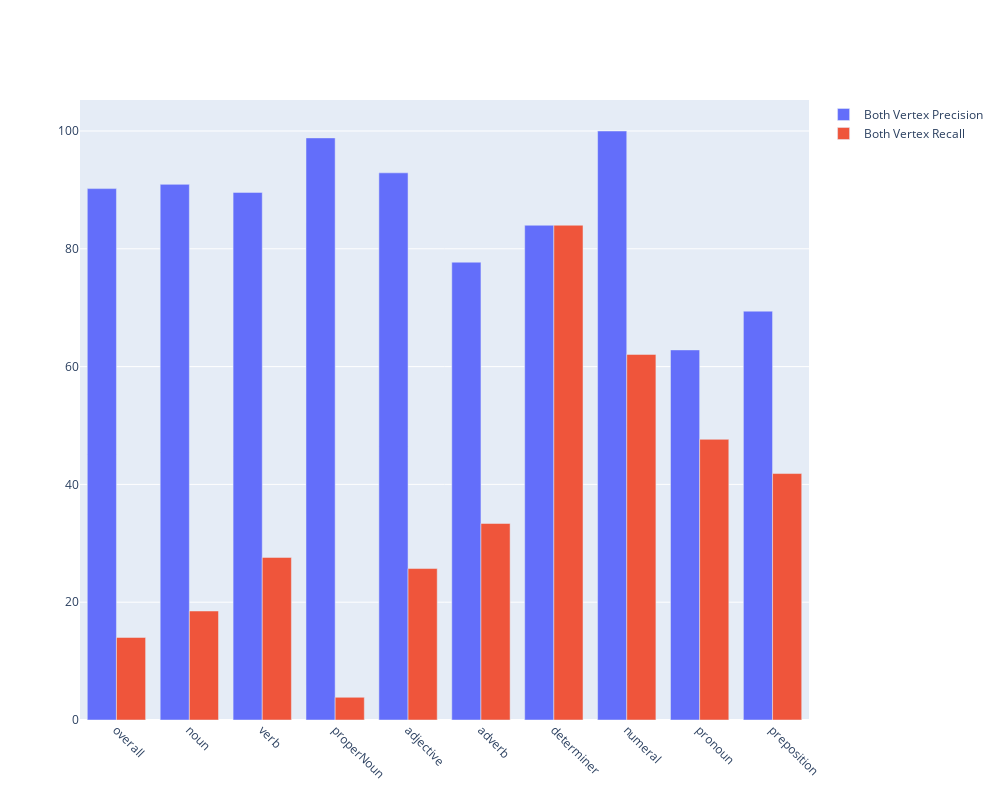
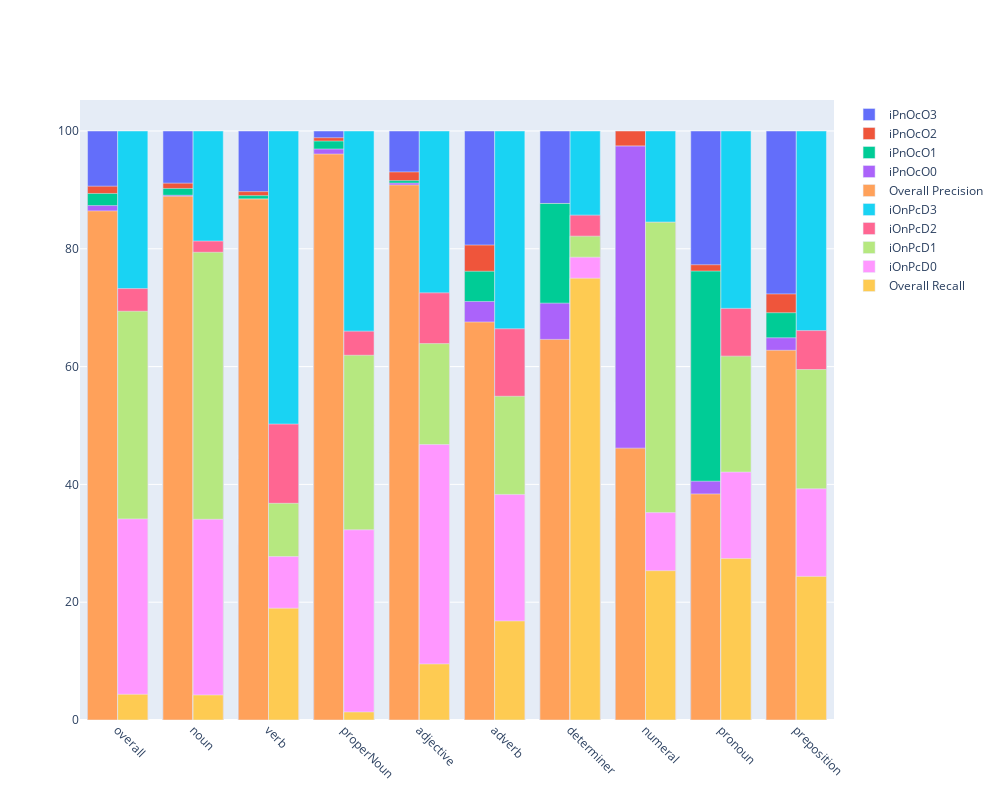

Notebook source saved alongside these figures, in order:
### Code cell
metrics = getRaw("fr-ca")
bvP, bvR, ipnoco, ionpcd = compute(metrics)
plot2in2(bvP, bvR, ipnoco, ionpcd)

### Figure 1 — Plotly figure (JSON) as saved in the notebook; plotly's stock layout.template omitted (floating-point values rounded to 4 significant figures)
{"data": [{"base": 0, "name": "Both Vertex Precision", "offset": -0.4, "type": "bar", "width": 0.4, "x": ["overall", "noun", "verb", "properNoun", "adjective", "adverb", "determiner", "numeral", "pronoun", "preposition"], "y": [90.22, 90.94, 89.58, 98.83, 92.9, 77.73, 84, 100, 62.83, 69.41]}, {"base": 0, "name": "Both Vertex Recall", "offset": 0, "type": "bar", "width": 0.4, "x": ["overall", "noun", "verb", "properNoun", "adjective", "adverb", "determiner", "numeral", "pronoun", "preposition"], "y": [14.01, 18.51, 27.61, 3.859, 25.72, 33.37, 84, 62.07, 47.65, 41.84]}], "layout": {"barmode": "group", "height": 800, "width": 1000, "xaxis": {"tickangle": 45}}}

### Figure 2 — Plotly figure (JSON) as saved in the notebook; plotly's stock layout.template omitted (floating-point values rounded to 4 significant figures)
{"data": [{"base": 0, "name": "iPnOcO3", "offset": -0.4, "type": "bar", "width": 0.4, "x": ["overall", "noun", "verb", "properNoun", "adjective", "adverb", "determiner", "numeral", "pronoun", "preposition"], "y": [100, 100.0, 100, 100, 100.0, 100.0, 100, 100, 100, 100]}, {"base": 0, "name": "iPnOcO2", "offset": -0.4, "type": "bar", "width": 0.4, "x": ["overall", "noun", "verb", "properNoun", "adjective", "adverb", "determiner", "numeral", "pronoun", "preposition"], "y": [90.63, 91.14, 89.71, 98.86, 93.05, 80.64, 87.69, 100, 77.3, 72.34]}, {"base": 0, "name": "iPnOcO1", "offset": -0.4, "type": "bar", "width": 0.4, "x": ["overall", "noun", "verb", "properNoun", "adjective", "adverb", "determiner", "numeral", "pronoun", "preposition"], "y": [89.39, 90.24, 89.03, 98.29, 91.58, 76.19, 87.69, 97.44, 76.22, 69.15]}, {"base": 0, "name": "iPnOcO0", "offset": -0.4, "type": "bar", "width": 0.4, "x": ["overall", "noun", "verb", "properNoun", "adjective", "adverb", "determiner", "numeral", "pronoun", "preposition"], "y": [87.34, 89.09, 88.45, 96.94, 91.16, 71.06, 70.77, 97.44, 40.54, 64.89]}, {"base": 0, "name": "Overall Precision", "offset": -0.4, "type": "bar", "width": 0.4, "x": ["overall", "noun", "verb", "properNoun", "adjective", "adverb", "determiner", "numeral", "pronoun", "preposition"], "y": [86.44, 88.92, 88.45, 96.08, 90.84, 67.57, 64.62, 46.15, 38.38, 62.77]}, {"base": 0, "name": "iOnPcD3", "offset": 0, "type": "bar", "width": 0.4, "x": ["overall", "noun", "verb", "properNoun", "adjective", "adverb", "determiner", "numeral", "pronoun", "preposition"], "y": [100, 100, 100, 100.0, 100, 100, 100, 100, 100, 100]}, {"base": 0, "name": "iOnPcD2", "offset": 0, "type": "bar", "width": 0.4, "x": ["overall", "noun", "verb", "properNoun", "adjective", "adverb", "determiner", "numeral", "pronoun", "preposition"], "y": [73.25, 81.31, 50.24, 66.02, 72.52, 66.43, 85.71, 84.51, 69.88, 66.12]}, {"base": 0, "name": "iOnPcD1", "offset": 0, "type": "bar", "width": 0.4, "x": ["overall", "noun", "verb", "properNoun", "adjective", "adverb", "determiner", "numeral", "pronoun", "preposition"], "y": [69.4, 79.41, 36.78, 61.92, 63.9, 54.96, 82.14, 84.51, 61.78, 59.5]}, {"base": 0, "name": "iOnPcD0", "offset": 0, "type": "bar", "width": 0.4, "x": ["overall", "noun", "verb", "properNoun", "adjective", "adverb", "determiner", "numeral", "pronoun", "preposition"], "y": [34.15, 34.07, 27.75, 32.29, 46.78, 38.29, 78.57, 35.21, 42.08, 39.26]}, {"base": 0, "name": "Overall Recall", "offset": 0, "type": "bar", "width": 0.4, "x": ["overall", "noun", "verb", "properNoun", "adjective", "adverb", "determiner", "numeral", "pronoun", "preposition"], "y": [4.36, 4.244, 18.98, 1.364, 9.512, 16.81, 75, 25.35, 27.41, 24.38]}], "layout": {"barmode": "group", "height": 800, "width": 1000, "xaxis": {"tickangle": 45}}}
